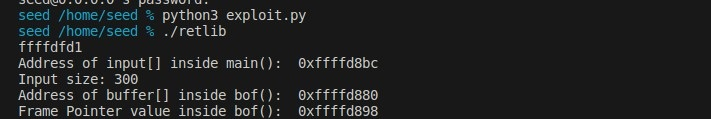
#> input picture res.jpg, 711 x 119 px, found by its file name
$ python concat.py
#> lines starting #> are read from the running program, lines starting #| are printed output that depends on the picture
import cv2

# img=cv2.imread(r'D:\Download\0001.jpg')
# img2=cv2.imread(r'D:\Download\0002.jpg')
img=cv2.imread(r'res.jpg')
#> img is the input picture: shape (119, 711, 3); mean B, G, R 34.2, 33.9, 32.7
img2=cv2.imread(r'ret.jpg')
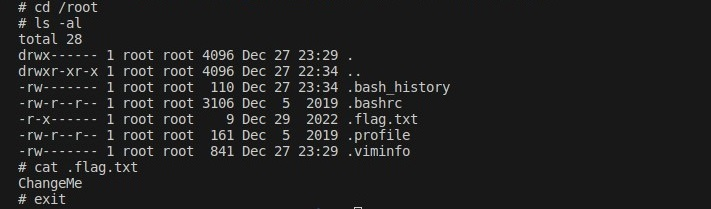
#> input picture ret.jpg, 711 x 209 px, found by its file name
#> img2 is the input picture: shape (209, 711, 3); mean B, G, R 31.7, 31.8, 31.7
print(img.shape)
#| (119, 711, 3)
print(img2.shape)
#| (209, 711, 3)
imgv=cv2.vconcat([img,img2])
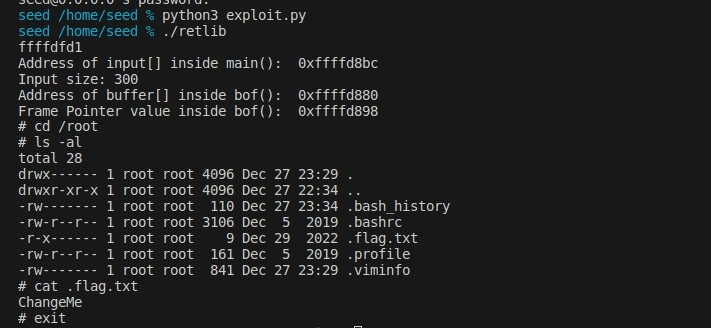
#> imgv: shape (328, 711, 3); mean B, G, R 32.6, 32.5, 32

# imgh=cv2.hconcat([img,img2])
cv2.imwrite(r'1.jpg',imgv)
# cv2.imwrite(r'2.jpg',imgh)
